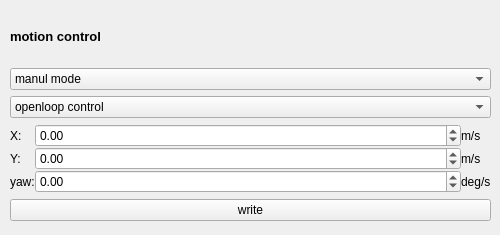
<?xml version="1.0" encoding="UTF-8"?>
<ui version="4.0">
 <class>Form</class>
 <widget class="QWidget" name="Form">
  <property name="geometry">
   <rect>
    <x>0</x>
    <y>0</y>
    <width>500</width>
    <height>235</height>
   </rect>
  </property>
  <property name="minimumSize">
   <size>
    <width>500</width>
    <height>205</height>
   </size>
  </property>
  <property name="windowTitle">
   <string>Form</string>
  </property>
  <widget class="QWidget" name="verticalLayoutWidget">
   <property name="geometry">
    <rect>
     <x>10</x>
     <y>10</y>
     <width>481</width>
     <height>211</height>
    </rect>
   </property>
   <layout class="QVBoxLayout" name="verticalLayout">
    <item>
     <widget class="QLabel" name="control_info_label">
      <property name="font">
       <font>
        <pointsize>10</pointsize>
        <bold>true</bold>
       </font>
      </property>
      <property name="text">
       <string>motion control</string>
      </property>
     </widget>
    </item>
    <item>
     <widget class="QComboBox" name="mode_box">
      <item>
       <property name="text">
        <string>manul mode</string>
       </property>
      </item>
      <item>
       <property name="text">
        <string>controller mode</string>
       </property>
      </item>
     </widget>
    </item>
    <item>
     <widget class="QComboBox" name="control_mode_box">
      <item>
       <property name="text">
        <string>openloop control</string>
       </property>
      </item>
      <item>
       <property name="text">
        <string>speed closedloop control under robot base</string>
       </property>
      </item>
      <item>
       <property name="text">
        <string>speed closedloop control under world base</string>
       </property>
      </item>
      <item>
       <property name="text">
        <string>position closedloop control under robot base</string>
       </property>
      </item>
      <item>
       <property name="text">
        <string>position closedloop control under world base</string>
       </property>
      </item>
     </widget>
    </item>
    <item>
     <layout class="QGridLayout" name="gridLayout">
      <property name="spacing">
       <number>0</number>
      </property>
      <item row="0" column="0">
       <widget class="QLabel" name="x_label">
        <property name="text">
         <string>X:</string>
        </property>
       </widget>
      </item>
      <item row="1" column="4">
       <widget class="QLabel" name="y_unit_label">
        <property name="text">
         <string>m/s</string>
        </property>
       </widget>
      </item>
      <item row="0" column="3">
       <widget class="QDoubleSpinBox" name="x_box">
        <property name="sizePolicy">
         <sizepolicy hsizetype="Expanding" vsizetype="Fixed">
          <horstretch>0</horstretch>
          <verstretch>0</verstretch>
         </sizepolicy>
        </property>
        <property name="minimum">
         <double>-999.000000000000000</double>
        </property>
        <property name="maximum">
         <double>999.990000000000009</double>
        </property>
        <property name="singleStep">
         <double>0.100000000000000</double>
        </property>
       </widget>
      </item>
      <item row="1" column="3">
       <widget class="QDoubleSpinBox" name="y_box">
        <property name="sizePolicy">
         <sizepolicy hsizetype="Expanding" vsizetype="Fixed">
          <horstretch>0</horstretch>
          <verstretch>0</verstretch>
         </sizepolicy>
        </property>
        <property name="minimum">
         <double>-999.990000000000009</double>
        </property>
        <property name="maximum">
         <double>999.990000000000009</double>
        </property>
       </widget>
      </item>
      <item row="1" column="0">
       <widget class="QLabel" name="y_label">
        <property name="text">
         <string>Y:</string>
        </property>
       </widget>
      </item>
      <item row="0" column="4">
       <widget class="QLabel" name="x_unit_label">
        <property name="text">
         <string>m/s</string>
        </property>
       </widget>
      </item>
      <item row="2" column="0">
       <widget class="QLabel" name="yaw_label">
        <property name="text">
         <string>yaw:</string>
        </property>
       </widget>
      </item>
      <item row="2" column="3">
       <widget class="QDoubleSpinBox" name="yaw_box">
        <property name="sizePolicy">
         <sizepolicy hsizetype="Expanding" vsizetype="Fixed">
          <horstretch>0</horstretch>
          <verstretch>0</verstretch>
         </sizepolicy>
        </property>
        <property name="minimum">
         <double>-999.990000000000009</double>
        </property>
        <property name="maximum">
         <double>999.990000000000009</double>
        </property>
       </widget>
      </item>
      <item row="2" column="4">
       <widget class="QLabel" name="label">
        <property name="text">
         <string>deg/s</string>
        </property>
       </widget>
      </item>
     </layout>
    </item>
    <item>
     <widget class="QPushButton" name="control_set_button">
      <property name="text">
       <string>write</string>
      </property>
     </widget>
    </item>
   </layout>
  </widget>
 </widget>
 <resources/>
 <connections/>
</ui>
